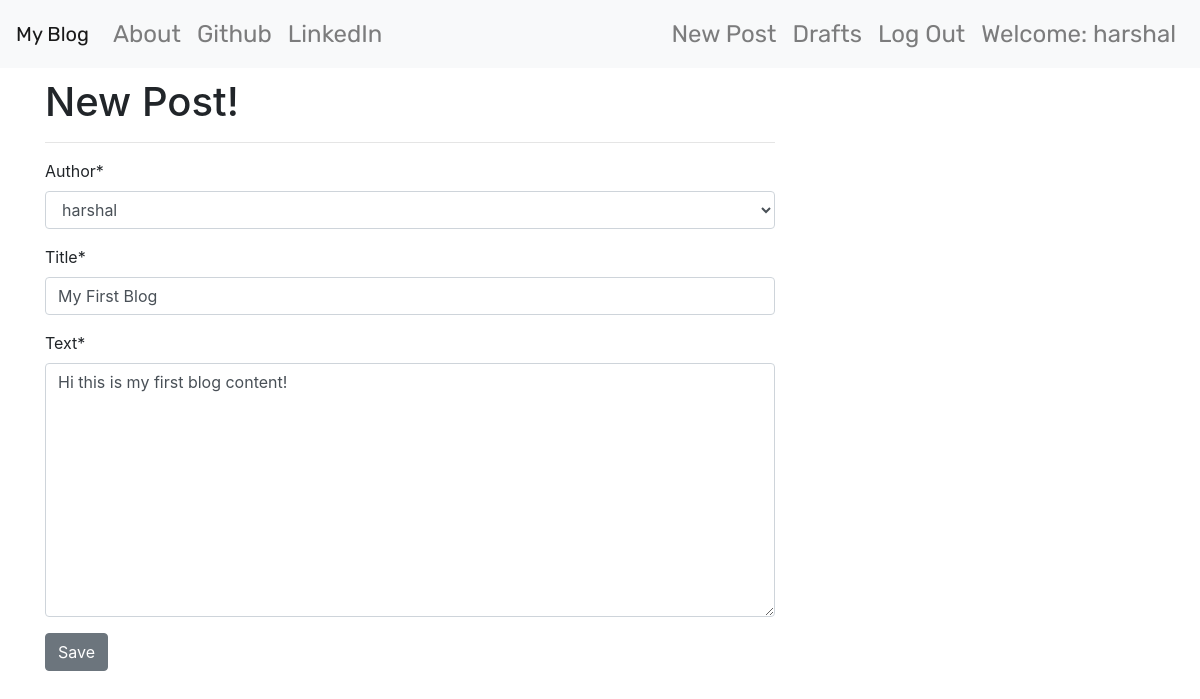
/post/4/edit/ (signed in), run on the app's committed database.
### blog/models.py (models this page shows, shortened)
class Post(models.Model):
    author = models.ForeignKey('auth.User', on_delete=models.CASCADE)
    title = models.CharField(max_length=200)
    text = models.TextField()
    created_date = models.DateTimeField(default=timezone.now)
    published_date = models.DateTimeField(blank=True,null=True)

### blog/views.py (the view)
# urls.py: path('post/<int:pk>/edit/',views.UpdatePostView.as_view(), name='post_edit'),
class UpdatePostView(LoginRequiredMixin,UpdateView):
    login_url = '/login/'
    redirect_field_name = 'blog/post_detail.html'
    form_class = PostForm
    model = Post

### blog/forms.py
class PostForm(forms.ModelForm):
    class Meta():
        model = Post
        fields = ('author','title','text')
    widgets = {
        'title': forms.TextInput(attrs={'class':'textinputclass'}),
        'text': forms.Textarea(attrs={'class':'editable medium-editor-textarea postcontent'})
    }

### blog/templates/blog/post_form.html (shortened to what this page needs)
{% extends "blog/base.html" %}
{% load crispy_forms_tags %}
{% block content %}
  <h1>New Post!</h1>
  <hr>
  <form class="post-form" method="POST">
    {{form|crispy}}
    <button type="submit" class="save btn btn-secondary">Save</button>
  </form>
{% endblock %}

### blog/templates/blog/base.html (shortened to what this page needs)
<!DOCTYPE html>
{% load static %}
<html lang="en" dir="ltr">
  <head>
    <link rel="stylesheet" href="https://stackpath.bootstrapcdn.com/bootstrap/4.4.1/css/bootstrap.min.css">
    <link rel="stylesheet" href="//cdn.jsdelivr.net/npm/medium-editor@latest/dist/css/medium-editor.min.css" type="text/css" media="screen" charset="utf-8">
    <link rel="stylesheet" href="{% static 'css/blog.css' %}">
  </head>
  <body class="loader">
    <nav class="navbar navbar-expand-lg navbar-light bg-light techfont custom-navbar">
      <a class="navbar-brand" href="{% url 'post_list' %}">My Blog</a>
      <div class="collapse navbar-collapse" id="navbarNavAltMarkup">
        <div class="navbar-nav">
          <a class="nav-item nav-link" href="{% url 'blog_about' %}">About</a>
          <a class="nav-item nav-link" href="https://www.github.com">Github</a>
          <a class="nav-item nav-link" href="https://www.linkedin.com">LinkedIn</a>
        </div>
        <div class="navbar-nav navbar-right ml-auto">
          {% if user.is_authenticated %}
            <a class="nav-item nav-link" href="{% url 'post_new' %}">New Post</a>
            <a class="nav-item nav-link" href="{% url 'post_draft_list' %}">Drafts</a>
            <a class="nav-item nav-link" href="{% url 'logout' %}?next=/">Log Out</a>
            <a class="nav-item nav-link">Welcome: {{user.username}}</a>
          {% else %}
            <a class="nav-item nav-link " href="{% url 'login' %}"><span class="glyphicon glyphicon-user"></span>Login</a>
          {% endif %}
        </div>
      </div>
    </nav>
    <div class="content container">
      <div class="row">
        <div class="col-md-8">
          <div class="blog_posts">
            {% block content %}
            {% endblock %}
          </div>
        </div>
      </div>
    </div>
  </body>
</html>

### blog/static/css/blog.css (style rules this page uses)
.techfont { font-family: 'Rubik', sans-serif; font-size: 1.5em; margin-bottom: 10px; }
.loader { filter:hue-rotate(0deg); color: linear-gradient(45deg,#0f8,#08f); animation:hue 5000ms infinite linear; }

### data on the page
Post: author "harshal", title "My First Blog", text "Hi this is my first blog content!"

### other printed values
{{ user.username }} "harshal"
